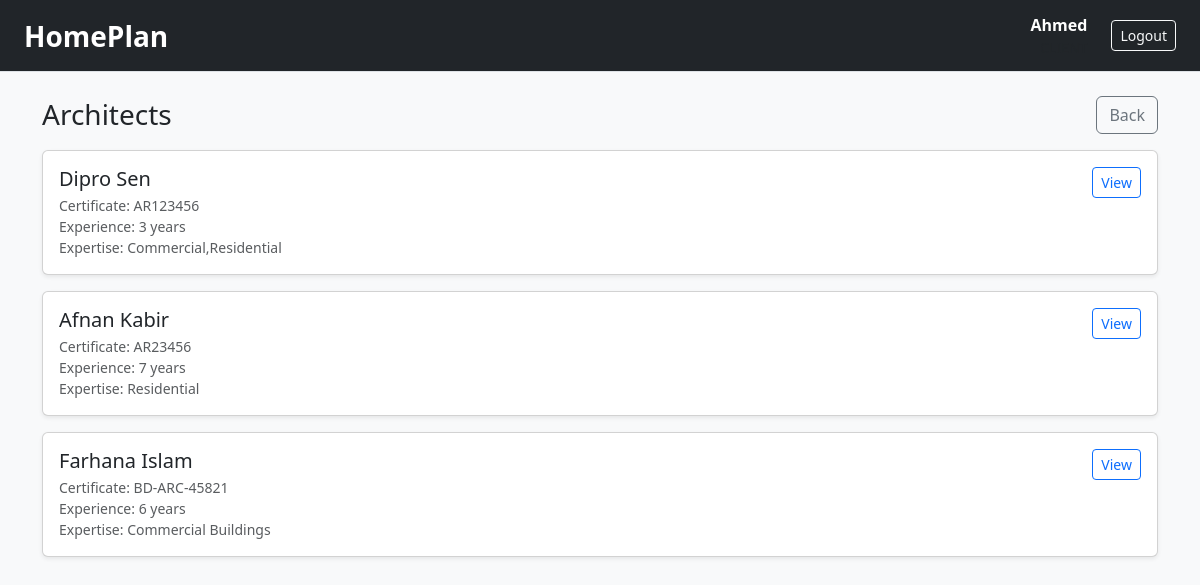
/client/architect_list.php (signed in), run on the app's committed database.
### tables this page shows
CREATE TABLE `architect_profiles` (
  `architect_id` int(11) NOT NULL,
  `certificate_number` varchar(60) NOT NULL,
  `years_experience` int(11) NOT NULL DEFAULT 0,
  `expertise` varchar(255) NOT NULL,
  `portfolio_url` varchar(255) DEFAULT NULL,
  `created_at` timestamp NOT NULL DEFAULT current_timestamp()
);

CREATE TABLE `users` (
  `user_id` int(11) NOT NULL,
  `role` enum('client','property_owner','developer','architect','material_provider','worker_provider','interior_designer','admin') NOT NULL,
  `provider_type` enum('developer','builder','contractor','architect') DEFAULT NULL,
  `full_name` varchar(120) NOT NULL,
  `email` varchar(190) NOT NULL,
  `phone` varchar(30) DEFAULT NULL,
  `password` varchar(255) NOT NULL,
  `profile_pic` varchar(255) DEFAULT NULL,
  `house` varchar(60) DEFAULT NULL,
  `street` varchar(80) DEFAULT NULL,
  `city` varchar(80) DEFAULT NULL,
  `area_code` varchar(20) DEFAULT NULL,
  `created_at` timestamp NOT NULL DEFAULT current_timestamp()
);

### client/architect_list.php (the view, shortened to what this page needs)
<?php
require_once __DIR__ . '/../config/db.php';
$sql = "
SELECT
  u.user_id,
  u.full_name,
  ap.certificate_number,
  ap.years_experience,
  ap.expertise,
  ap.portfolio_url
FROM users u
LEFT JOIN architect_profiles ap ON ap.architect_id = u.user_id
WHERE LOWER(TRIM(u.role)) = 'architect'
ORDER BY u.user_id DESC
";
$res = $conn->query($sql);
?>
<!doctype html>
<html>
<head>
  <link rel="stylesheet" href="https://cdn.jsdelivr.net/npm/bootstrap@5.3.3/dist/css/bootstrap.min.css">
</head>
<body class="bg-light">
<?php require_once __DIR__ . '/../includes/topbar.php'; ?>
<div class="container py-4">
  <div class="d-flex justify-content-between align-items-center mb-3">
    <h3 class="mb-0">Architects</h3>
    <a class="btn btn-outline-secondary" href="/homeplan/client/providers.php">Back</a>
  </div>
  <?php if (!$res || $res->num_rows === 0): ?>
    <div class="alert alert-info">No architects found.</div>
  <?php else: ?>
    <?php while($a = $res->fetch_assoc()): ?>
      <div class="card mb-3 shadow-sm">
        <div class="card-body">
          <div class="d-flex justify-content-between">
            <div>
              <h5 class="mb-1"><?= htmlspecialchars($a['full_name'] ?? '') ?></h5>
              <div class="text-muted small">
                Certificate: <?= htmlspecialchars($a['certificate_number'] ?? 'Not set') ?>
              </div>
              <div class="text-muted small">
                Experience: <?= (int)($a['years_experience'] ?? 0) ?> years
              </div>
              <div class="text-muted small">
                Expertise: <?= htmlspecialchars($a['expertise'] ?? 'Not set') ?>
              </div>
            </div>
            <div class="text-end">
              <a class="btn btn-outline-primary btn-sm"
                 href="/homeplan/client/architect_view.php?architect_id=<?= (int)$a['user_id'] ?>">
                View
              </a>
            </div>
          </div>
        </div>
      </div>
    <?php endwhile; ?>
  <?php endif; ?>
</div>
</body>
</html>

### includes/topbar.php (shortened to what this page needs)
<?php
$name = $_SESSION['name'] ?? ($_SESSION['full_name'] ?? 'User');
$role = (string)($_SESSION['role'] ?? '');
$role_upper = strtoupper($role);
$homeLink = "/homeplan/index.php";
switch ($role) {
  case 'client':            $homeLink = "/homeplan/client/dashboard.php"; break;
}
?>
<nav class="navbar navbar-expand-lg bg-dark border-bottom" style="height:72px;">
  <div class="container-fluid px-4">
    <a class="navbar-brand fw-bold text-white" href="<?= htmlspecialchars($homeLink) ?>" style="font-size:28px;">
      HomePlan
    </a>
    <div class="ms-auto d-flex align-items-center gap-4">
      <div class="text-end text-white">
        <div class="fw-semibold"><?= htmlspecialchars($name) ?></div>
        <div class="small text-muted"><?= htmlspecialchars($role_upper) ?></div>
      </div>
      <a class="btn btn-outline-light btn-sm" href="/homeplan/auth/logout.php">Logout</a>
    </div>
  </div>
</nav>

### data on the page
architect_profiles: architect_id.full_name "Dipro Sen", certificate_number "AR123456", years_experience "3", expertise "Commercial,Residential"
architect_profiles: architect_id.full_name "Afnan Kabir", certificate_number "AR23456", years_experience "7", expertise "Residential"
architect_profiles: architect_id.full_name "Farhana Islam", certificate_number "BD-ARC-45821", years_experience "6", expertise "Commercial Buildings"

### other printed values
$name "Ahmed"
